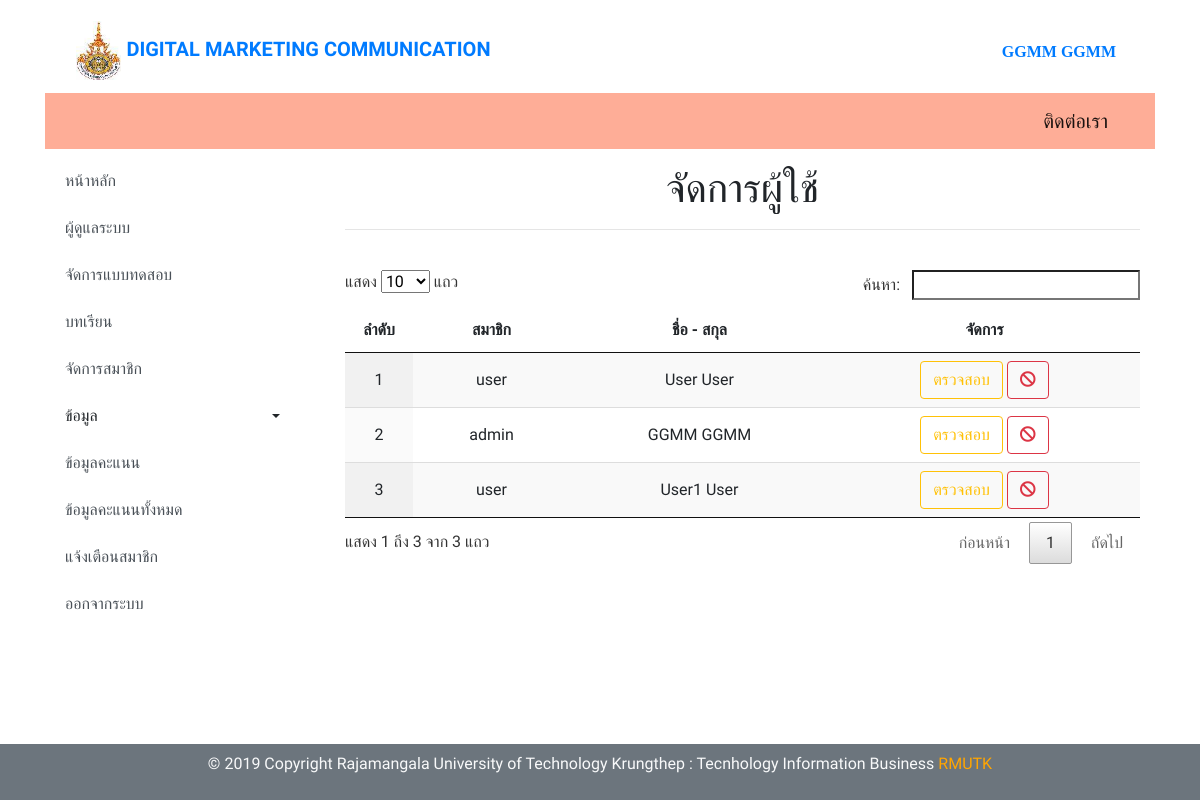
Before: /admin/index.php?anw (signed in) with the older database file.
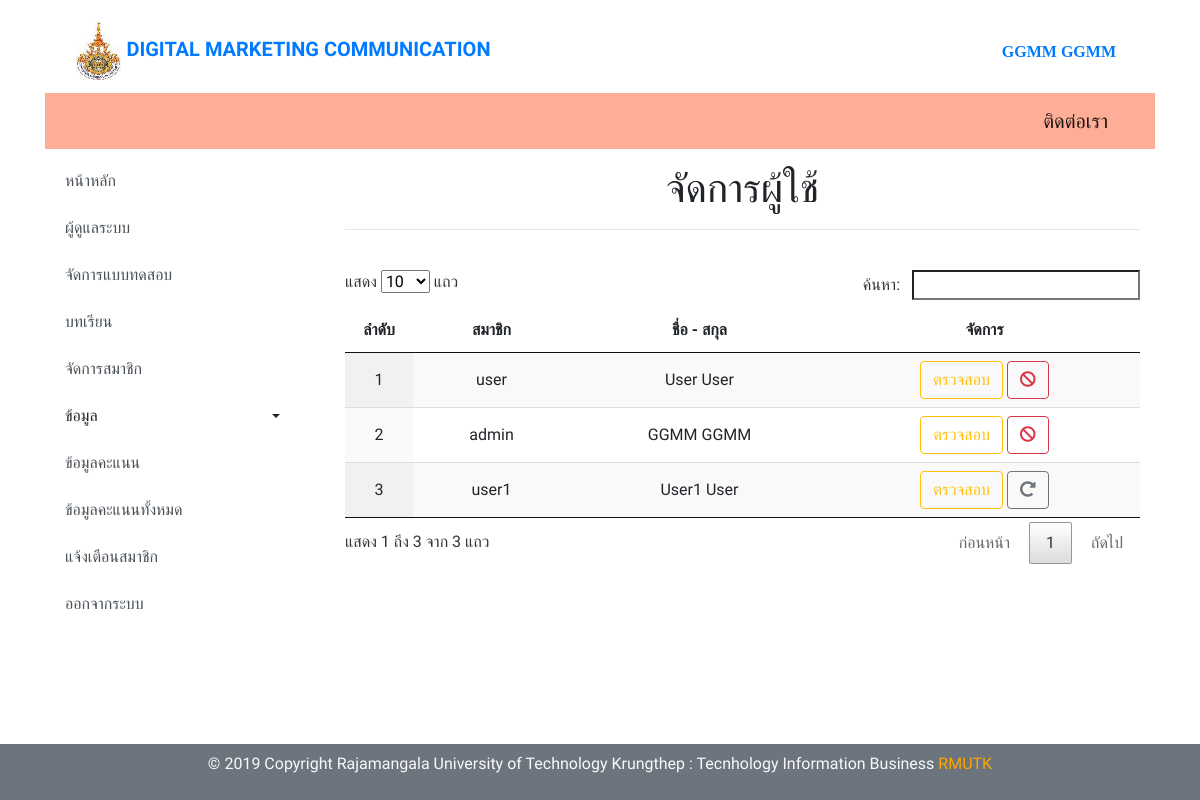
After: the same page with the newer database file.
### tables this page shows
CREATE TABLE `user` (
  `ID` int(5) NOT NULL,
  `Username` varchar(50) NOT NULL,
  `Password` varchar(200) NOT NULL,
  `Firstname` varchar(100) NOT NULL,
  `Lastname` varchar(100) NOT NULL,
  `email` varchar(100) NOT NULL,
  `phone` text NOT NULL,
  `Userlevel` varchar(1) NOT NULL,
  `user_date` date NOT NULL,
  `session_id` varchar(50) NOT NULL,
  `Status` varchar(1) NOT NULL
);

### admin/show_user_anw.php (the view, shortened to what this page needs)
<?php
$query_user = "SELECT * FROM user";
$user = mysqli_query($con,$query_user) or die(mysqli_error());
$row_user = mysqli_fetch_assoc($user);
$totalRows_user = mysqli_num_rows($user);
?>
<div class="col-md-9">
	<div class="py-2">
		<div class="container">
			<div class="row">
				<div class="col-md-12">
					<h1 class="text-center" >จัดการผู้ใช้</h1>
					<hr>
				</div>
			</div>
		</div>
	</div>
	<div class="py-3">
		<div class="container">
			<div class="row">
				<div class="col-md-12">
					<div class="table-responsive text-center">
						<table class="display" id="example">
							<?php if ($totalRows_user > 0) {?>
								<thead>
									<tr class="text-center">
										<th scope="col" width="5">ลำดับ</th>
										<th scope="col">สมาชิก</th>
										<th scope="col">ชื่อ  - สกุล</th>
										<th scope="col">จัดการ</th>
									</tr>
								</thead>
								<tbody>
									<?php
									$i = 1 ;
									do { ?>
										<tr class="text-center">
											<td><?php echo $i ?></td>
											<td><?php echo $row_user['Username']; ?></td>
											<td><?php echo $row_user['Firstname'] . "  " . $row_user['Lastname']; ?></td>
											<td>
												<a href="index.php?anws&user_id=<?php echo $row_user['ID'];?>" class="btn btn-outline-warning my-2 my-sm-0" >ตรวจสอบ</a>
												<?php if ($row_user['Userlevel'] <> 'E' ): ?>
													<a href="del_user.php?User_id=<?php echo $row_user['ID'];?>&Userlevel=E" class="btn btn-outline-danger my-2 my-sm-0" onClick="return confirm('ยืนยันการยกเลิกผู้ใช้');"><i class="fas fa-ban"></i></a>
												<?php else: ?>
														<a href="del_user.php?User_id=<?php echo $row_user['ID'];?>&Userlevel=M" class="btn btn-outline-secondary my-2 my-sm-0" onClick="return confirm('ยืนยันการใช้งานผู้ใช้');"><i class="fas fa-redo-alt"></i></a>
												<?php endif ?>
											</td>
											</tr>
											<?php
											$i += 1;
										} while ($row_user = mysqli_fetch_assoc($user)); ?>
									</tbody>
								</table>
							<?php }else {
								echo "<h3> ยังไม่มีคะแนน </h3>";
							}
							mysqli_free_result($user);?>
						</div>
					</div>
				</div>
			</div>
		</div>
		<div class="py-5">
		</div>
	</div>

Changed rows visible on the page:
changed user "User1": Username "user" → "user1"; Userlevel "M" → "E" (drawn)
